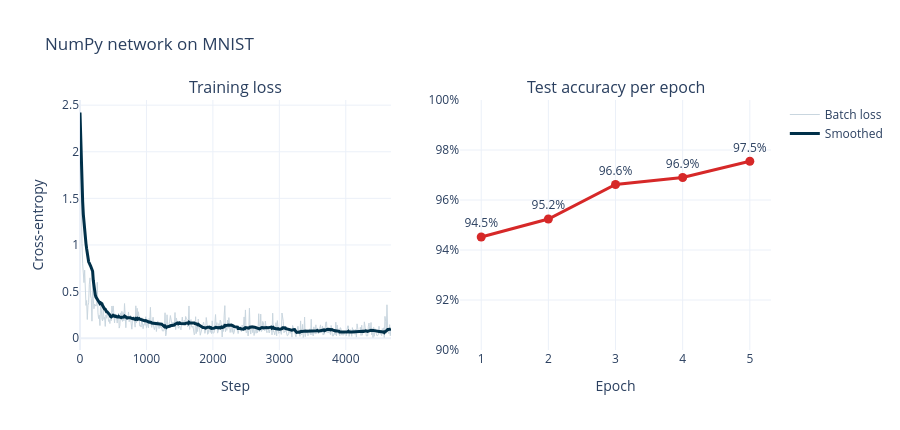

The notebook cell saved with this chart:
### Code cell
loss = pd.Series(numpy_history["loss"])
fig = make_subplots(rows=1, cols=2, subplot_titles=("Training loss", "Test accuracy per epoch"))
fig.add_trace(go.Scatter(x=loss.index * 10, y=loss, mode="lines", name="Batch loss",
                         line=dict(color="#C9D6DF", width=1)), row=1, col=1)
fig.add_trace(go.Scatter(x=loss.index * 10, y=loss.rolling(20, min_periods=1).mean(), mode="lines",
                         name="Smoothed", line=dict(color="#003049", width=3)), row=1, col=1)
fig.add_trace(go.Scatter(x=list(range(1, 6)), y=numpy_history["test_acc"], mode="lines+markers+text",
                         text=[f"{a:.1%}" for a in numpy_history["test_acc"]], textposition="top center",
                         line=dict(color="#D62828", width=3), marker=dict(size=9), showlegend=False), row=1, col=2)
fig.update_xaxes(title_text="Step", row=1, col=1)
fig.update_xaxes(title_text="Epoch", dtick=1, row=1, col=2)
fig.update_yaxes(title_text="Cross-entropy", row=1, col=1)
fig.update_yaxes(tickformat=".0%", range=[0.9, 1.0], row=1, col=2)
fig.update_layout(title="NumPy network on MNIST", template="plotly_white", height=430)
fig.show()

### Figure 1 — Plotly figure (JSON) as saved in the notebook; plotly's stock layout.template omitted (floating-point values rounded to 4 significant figures; data arrays with more than 128 entries replaced by an {"elided": "..."} marker saying what was removed)
{"data": [{"line": {"color": "#C9D6DF", "width": 1}, "mode": "lines", "name": "Batch loss", "type": "scatter", "x": {"elided": "469 int values"}, "xaxis": "x", "y": {"elided": "469 float values"}, "yaxis": "y"}, {"line": {"color": "#003049", "width": 3}, "mode": "lines", "name": "Smoothed", "type": "scatter", "x": {"elided": "469 int values"}, "xaxis": "x", "y": {"elided": "469 float values"}, "yaxis": "y"}, {"line": {"color": "#D62828", "width": 3}, "marker": {"size": 9}, "mode": "lines+markers+text", "showlegend": false, "text": ["94.5%", "95.2%", "96.6%", "96.9%", "97.5%"], "textposition": "top center", "type": "scatter", "x": [1, 2, 3, 4, 5], "xaxis": "x2", "y": [0.9452, 0.9524, 0.9662, 0.969, 0.9755], "yaxis": "y2"}], "layout": {"annotations": [{"font": {"size": 16}, "showarrow": false, "text": "Training loss", "x": 0.225, "xanchor": "center", "xref": "paper", "y": 1, "yanchor": "bottom", "yref": "paper"}, {"font": {"size": 16}, "showarrow": false, "text": "Test accuracy per epoch", "x": 0.775, "xanchor": "center", "xref": "paper", "y": 1, "yanchor": "bottom", "yref": "paper"}], "height": 430, "title": {"text": "NumPy network on MNIST"}, "xaxis": {"anchor": "y", "domain": [0, 0.45], "title": {"text": "Step"}}, "xaxis2": {"anchor": "y2", "domain": [0.55, 1], "dtick": 1, "title": {"text": "Epoch"}}, "yaxis": {"anchor": "x", "domain": [0, 1], "title": {"text": "Cross-entropy"}}, "yaxis2": {"anchor": "x2", "domain": [0, 1], "range": [0.9, 1], "tickformat": ".0%"}}}
